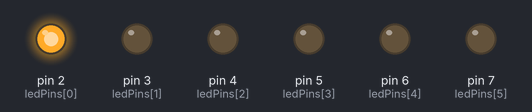
This sketch was run on a simulated Arduino Uno, built with avr-gcc and run on an emulated ATmega328P. Shown: output pins drawn as LEDs (lit = HIGH).

Above: at 0.05 s.
At 0.35 s:
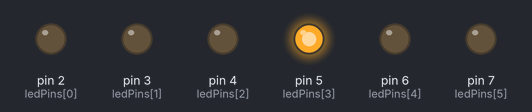
At 0.95 s:
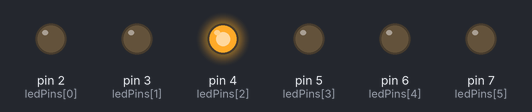
At 1.35 s:
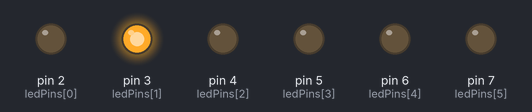
At 1.8 s:
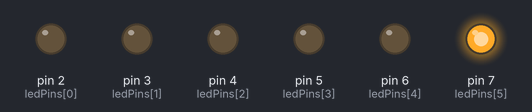
At 2.85 s:
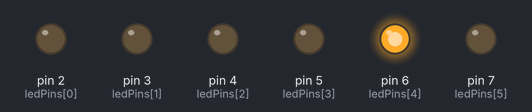
Timing chart, 0 to 3.1 s (numbered marks = the images above):
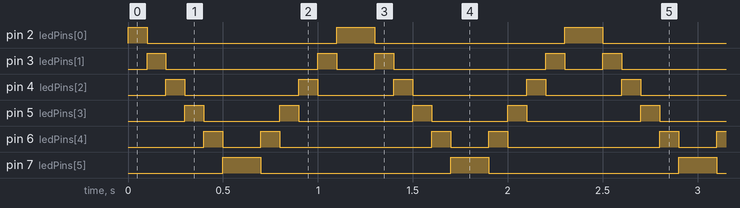

The sketch:

Ilumina__o_com_sequencial_de_LEDs.ino
```cpp
// --- Mapeamento do Hardware ---
// Tempo de duração do pulso
#define duraPulso 100

// Numero de pinos utilizados (ou seja, tamanho do array)
#define numPins 6

// --- Variaveis utilizadas ---
//Array de números de pinos aos quais os LEDs estão conectados
int ledPins[] = {  2, 3, 4, 5, 6, 7};

 //Variavel auxiliar para controle da posição do array
int i;

// --- Configurações iniciais---
void setup()
{
  //loop para inicializar cada pino como uma saída
  for (i = 0; i < numPins; i++)
  {
    pinMode(ledPins[i], OUTPUT);
  }
}

// --- Loop de progama---
void loop()
{
  // loop da sequencial dos LEDs do pino mais baixo para o mais alto:
  for (i = 0; i < numPins; i++)
  {
    digitalWrite(ledPins[i], HIGH);
    delay(duraPulso);
    digitalWrite(ledPins[i], LOW);
  }

   // loop da sequencial dos LEDs do pino mais alto para o mais baixo:
 for (i = (numPins - 1); i >= 0; i--)
 {
    digitalWrite(ledPins[i], HIGH);
    delay(duraPulso );
    digitalWrite(ledPins[i], LOW);
  }
}
```

Measured:
- by itself, pin 2 (ledPins[0]): repeats every 1.2 s: LOW 1.0 s, HIGH 0.20 s
- by itself, pin 3 (ledPins[1]): repeats every 1.2 s: LOW 0.80 s, HIGH 0.10 s, LOW 0.20 s, HIGH 0.10 s
- by itself, pin 4 (ledPins[2]): repeats every 1.2 s: LOW 0.60 s, HIGH 0.10 s, LOW 0.40 s, HIGH 0.10 s
- by itself, pin 5 (ledPins[3]): repeats every 1.2 s: LOW 0.40 s, HIGH 0.10 s, LOW 0.60 s, HIGH 0.10 s
- by itself, pin 6 (ledPins[4]): repeats every 1.2 s: LOW 0.20 s, HIGH 0.10 s, LOW 0.80 s, HIGH 0.10 s
- by itself, pin 7 (ledPins[5]): alternates HIGH for 0.20 s and LOW for 1.0 s
